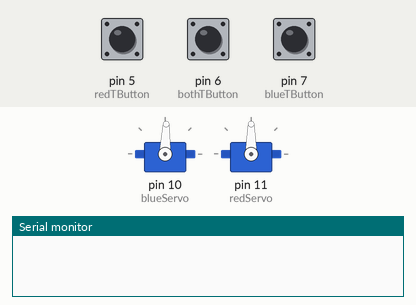
This sketch was run on a simulated Arduino Uno, built with avr-gcc and run on an emulated ATmega328P. Parts: 2 × servo, the last lines printed to the serial monitor. The test bench sets the inputs (shaded band); at power-on: pin 6 (bothTButton) HIGH, pin 5 (redTButton) HIGH, pin 7 (blueTButton) HIGH. Random numbers use the default seed unless the sketch sets one.

Above: at 1.2 s.
1.3 s: pin 6 (bothTButton) pulled LOW for 0.15 s
At 1.7 s:
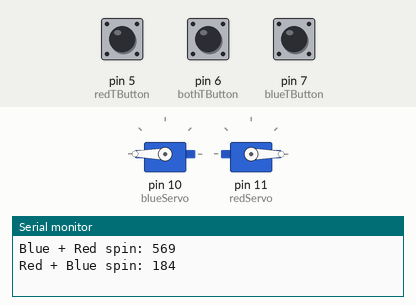
4.2 s: pin 5 (redTButton) pulled LOW for 3.2 s
At 5.1 s:
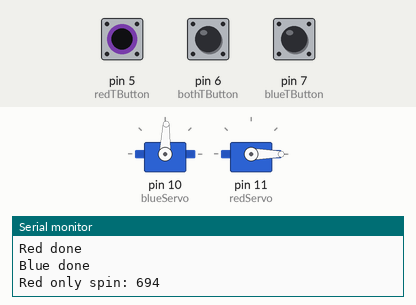
9.3 s: pin 7 (blueTButton) pulled LOW for 3.2 s
At 10.7 s:
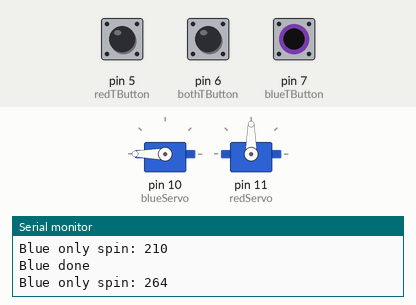
14.0 s: pin 6 (bothTButton) pulled LOW for 3.2 s
At 18.5 s:
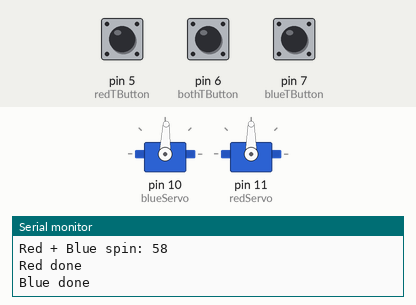
18.7 s: pin 7 (blueTButton) pulled LOW for 1 s
At 19.4 s:
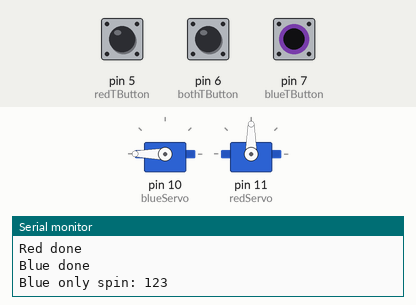
Timing chart, 0 to 22.1 s (numbered marks = the images above; inputs shaded):
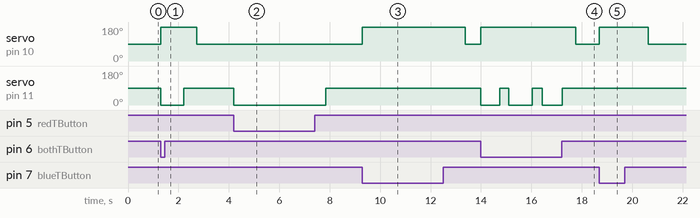

Measured:
- after the input at 1.3 s, servo on pin 10 (blueServo): 88° → 180° at once, → 88° 1.4 s later; servo on pin 11 (redServo): 90° → 0° at once, → 90° 0.90 s later
- after the input at 4.2 s, servo on pin 11 (redServo): 90° → 0° at once, → 90° 3.6 s later
- after the input at 9.3 s, servo on pin 10 (blueServo): 88° → 180° at once, → 88° 4.1 s later
- after the input at 14.0 s, servo on pin 10 (blueServo): 88° → 180° at once, → 88° 3.8 s later; servo on pin 11 (redServo): goes 0° 0.74 s, 90° 0.36 s, 0° 0.93 s, 90° 0.40 s, 0° 0.78 s, then 90°, starting at once
- after the input at 18.7 s, servo on pin 10 (blueServo): 88° → 180° at once, → 88° 1.9 s later

The sketch:

PD_Code.ino
```cpp
#include <Servo.h>

Servo blueServo;
Servo redServo;

const int blueTButton = 7;
const int bothTButton = 6;
const int redTButton = 5;

unsigned long blueEndTime = 0;
unsigned long redEndTime = 0;

bool blueSpinning = false;
bool redSpinning = false;

void setup() {
  randomSeed(analogRead(0));
  Serial.begin(9600);

  pinMode(blueTButton, INPUT_PULLUP);
  pinMode(bothTButton, INPUT_PULLUP);
  pinMode(redTButton, INPUT_PULLUP);

  blueServo.attach(10);
  redServo.attach(11);

  blueServo.write(88);
  redServo.write(90);
}

void loop() {
  int blueButtonRead = digitalRead(blueTButton);
  int redButtonRead = digitalRead(redTButton);
  int bothButtonRead = digitalRead(bothTButton);
  unsigned long now = millis();

  // If any button is pressed and the corresponding servo is not already spinning
  if (blueButtonRead == LOW && !blueSpinning && bothButtonRead == HIGH) {
    int bRandSpin = random(0, 849);
    Serial.print("Blue only spin: ");
    Serial.println(bRandSpin);
    blueServo.write(180);
    blueEndTime = now + 850 + bRandSpin;
    blueSpinning = true;
  }

  if (redButtonRead == LOW && !redSpinning && bothButtonRead == HIGH) {
    int rRandSpin = random(0, 719);
    Serial.print("Red only spin: ");
    Serial.println(rRandSpin);
    redServo.write(0);
    redEndTime = now + 720 + rRandSpin;
    redSpinning = true;
  }

  if (bothButtonRead == LOW && !blueSpinning && !redSpinning) {
    int bRandSpin = random(0, 849);
    int rRandSpin = random(0, 719);
    Serial.print("Blue + Red spin: ");
    Serial.println(bRandSpin);
    Serial.print("Red + Blue spin: ");
    Serial.println(rRandSpin);

    blueServo.write(180);
    redServo.write(0);
    blueEndTime = now + 850 + bRandSpin;
    redEndTime = now + 720 + rRandSpin;
    blueSpinning = true;
    redSpinning = true;
  }

  // Stop servos when time is up
  if (blueSpinning && now >= blueEndTime) {
    blueServo.write(88);
    blueSpinning = false;
    Serial.println("Blue done");
  }

  if (redSpinning && now >= redEndTime) {
    redServo.write(90);
    redSpinning = false;
    Serial.println("Red done");
  }
}
```
